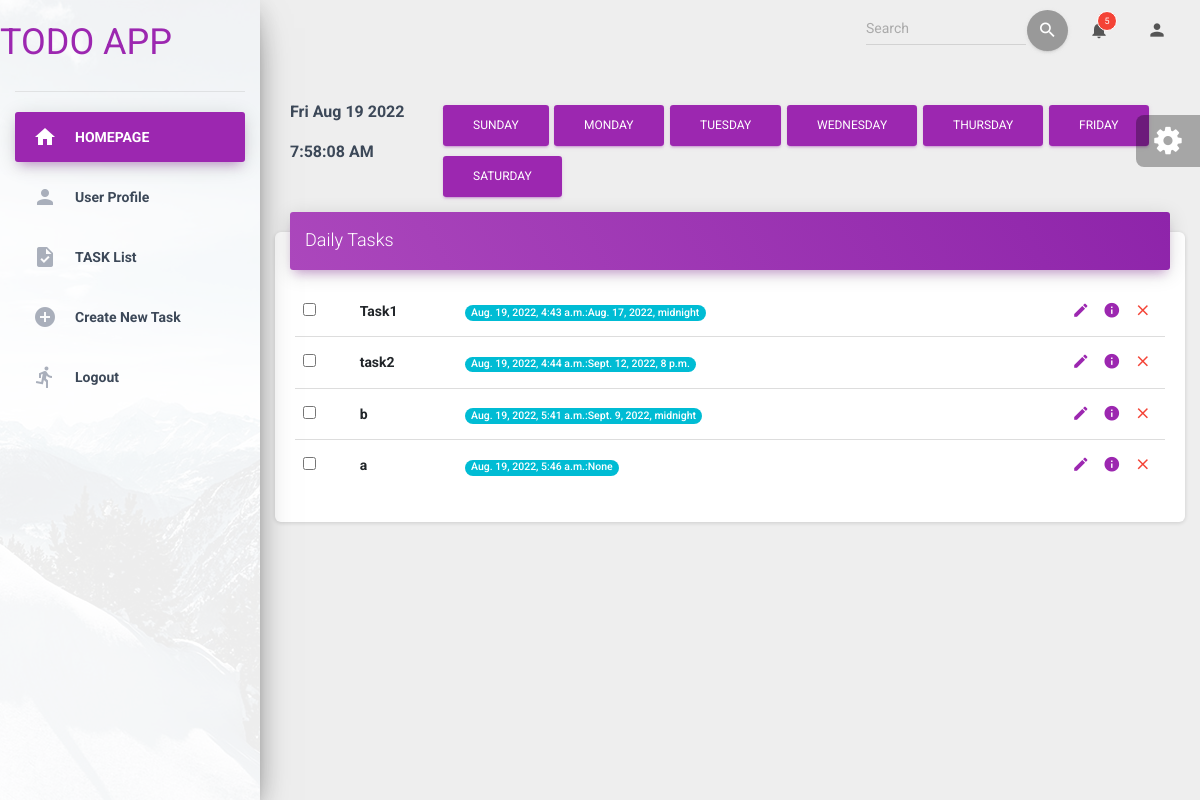
The page / (signed in) on the database as committed earlier.
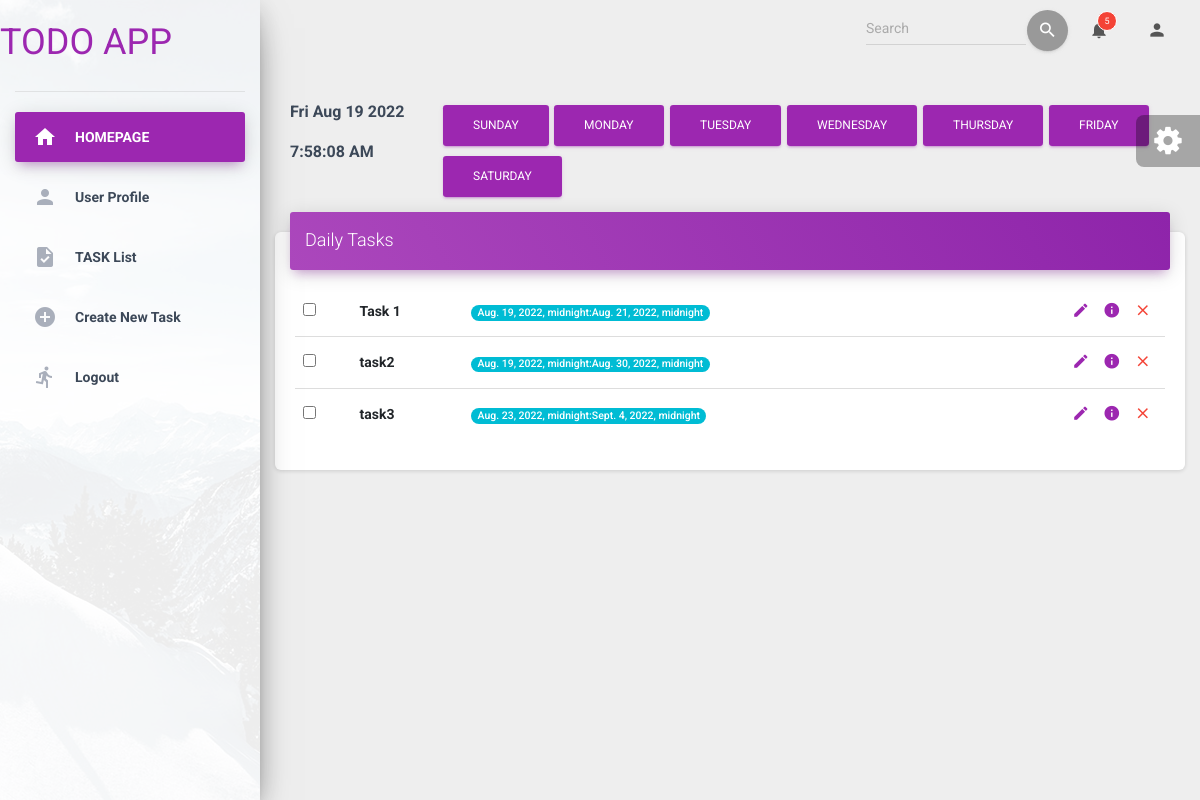
The same page on the database as committed later.
### apps/home/models.py (models this page shows, shortened)
class Task(models.Model): #id otomatik oluşuyor
    PRIORITY = (
        ('Low','low'),
        ('Medium','medium'),
        ('High','high'),
    )
    user = models.ForeignKey(User,null=True,blank=True, on_delete=models.CASCADE)
    title = models.CharField(max_length=200)
    description = models.TextField(null=True, blank=True)
    completed = models.BooleanField(default=False)
    priority = models.CharField( max_length=10, choices=PRIORITY)
    start_time = models.DateTimeField(default=timezone.now)
    end_time = models.DateTimeField(null=True, blank=True)
    class Meta:
        ordering=('start_time','end_time')

### apps/home/views.py (the view)
# urls.py: path('', views.index, name='home'),
@login_required(login_url="/login/")
def index(request):
    context = {'segment': 'index'}
    context["dataset"] = Task.objects.all()
    if request.method == "POST":
        form = TaskForm(request.POST)
        if form.is_valid():
            form.save()
        else:
            print("Error ", form.errors)
    context["form"] = TaskForm()
    html_template = loader.get_template('home/index.html')
    return HttpResponse(html_template.render(context, request,))

### apps/home/forms.py
class TaskForm(forms.ModelForm):
    class Meta:
        completed = forms.BooleanField()
        model = Task
        fields = "__all__"
        exclude = ("user",)
        widgets = {
            'priority': forms.Select(attrs={'class': 'form-control'}),
            'start_time': DateInput(),
            'end_time': DateInput(),
        }
        labels = {
            'title' : 'Title...',
            'description': 'Description... ',
            'priority': 'Select priority',
            'start_time': 'created date',
            'end_time': 'expiry date' ,
            'completed':'complete '
        }

### apps/templates/home/index.html (shortened to what this page needs)
{% extends "layouts/base.html" %}
{% load crispy_forms_tags %}
{% block content %}
<div class="row">
    <div class="col-sm-2">
        <div class="mt-0 text-sm text-[#8ea6c8] flex justify-between items-center">
            <p class="set_date">Thursday 28 May</p>
            <p class="set_time">8:00 AM</p>
        </div>
    </div>
    <div class="col-sm-10">
            <a class="btn btn-primary" data-toggle="collapse" href="#day_{{forloop.counter}}" role="button"
                aria-expanded="false" aria-controls="multiCollapseExample1">  Sunday</a>
              <a class="btn btn-primary" data-toggle="collapse" href="#day_{{forloop.counter}}" role="button"
                aria-expanded="false" aria-controls="multiCollapseExample1">  Monday</a>
              <a class="btn btn-primary" data-toggle="collapse" href="#day_{{forloop.counter}}" role="button"
                aria-expanded="false" aria-controls="multiCollapseExample1">  Tuesday</a>
              <a class="btn btn-primary" data-toggle="collapse" href="#day_{{forloop.counter}}" role="button"
                aria-expanded="false" aria-controls="multiCollapseExample1">  Wednesday</a>
              <a class="btn btn-primary" data-toggle="collapse" href="#day_{{forloop.counter}}" role="button"
                aria-expanded="false" aria-controls="multiCollapseExample1">  Thursday</a>
              <a class="btn btn-primary" data-toggle="collapse" href="#day_{{forloop.counter}}" role="button"
                aria-expanded="false" aria-controls="multiCollapseExample1">  Friday</a>
              <a class="btn btn-primary" data-toggle="collapse" href="#day_{{forloop.counter}}" role="button"
                aria-expanded="false" aria-controls="multiCollapseExample1">  Saturday</a>
        </div>
    </div>
</div>
<div class="row">
  <div class="col md-12">
    <div class='card'>
      <div class="card-header card-header-primary">
        <h4 class="card-title ">Daily Tasks</h4>
      </div>
    <div class='card-body'>
      <div class='table-responsive'>
        <table class='table table-hover'>
          <thead class=''>
            <tbody>
                {% for data in dataset %}
                <tr>
                  <td>
                    <input type="checkbox" name="task_check"{% if data.completed %} checked{% endif %}>
                  </td>
                  <td>{{data.title}}</td>
                  <td></div>
                    <span class="badge badge-pill badge-info ">{{data.start_time }}:{{data.end_time}}</span>
                  </div></td>
                  <td class="td-actions text-right">
                    <a type="button" rel="tooltip" title="Edit Task" class="btn btn-primary btn-link btn-sm" href="edit/{{ data.id }}"><i class="material-icons">edit</i></a></center>
                    <a type="button" rel="tooltip" title="Task detail" class="btn btn-primary btn-link btn-sm" href="detail/{{ data.id }}"><i class="material-icons">info</i></a></center>
                    <a type="button" rel="tooltip" title="Delete Task" class="btn btn-danger btn-link btn-sm" href="delete/{{ data.id }}"><i class="material-icons">close</i></a></center>
                  </td>
                {% endfor %}
      </div>
    </div>
{% endblock content %}

### apps/templates/layouts/base.html (shortened to what this page needs)
<!DOCTYPE html>
<html lang="en">
<head>
    <link rel="stylesheet" href="https://stackpath.bootstrapcdn.com/bootstrap/4.2.1/css/bootstrap.min.css">
    <link rel="stylesheet" href="https://cdnjs.cloudflare.com/ajax/libs/tempusdominus-bootstrap-4/5.1.2/css/tempusdominus-bootstrap-4.min.css" />
    <link rel="stylesheet" href="https://maxcdn.bootstrapcdn.com/font-awesome/latest/css/font-awesome.min.css">
    <link href="/static/assets/css/material-dashboard.css?v=2.1.2" rel="stylesheet" />
</head>
<body class="">
  <div class="wrapper ">
    {% include 'includes/sidebar.html' %}
    <div class="main-panel">
      {% include 'includes/navigation.html' %}
      <div class="content">
        <div class="container-fluid">
          {% block content %}{% endblock content %}
      {% include 'includes/footer.html' %}
  {% include 'includes/fixed-plugin.html' %}
</body>
</html>

### apps/templates/includes/sidebar.html (shortened to what this page needs)
    <div class="sidebar" data-color="purple" data-background-color="white" data-image="/static/assets/img/sidebar-1.jpg">
      <div class="logo">
        <h2 style='color:#9C27B0'><b>TODO APP<b></h2>
      </div>
      <div class="sidebar-wrapper">
        <ul class="nav">
        {% if request.user.is_authenticated %}
          <li class="nav-item {% if 'index' in segment %} active {% endif %}">
            <a class="nav-link" href="/">
              <i class="material-icons">home</i>
              <p>HOMEPAGE</p>
            </a>
          </li>
          <li class="nav-item {% if 'page-user' in segment %} active {% endif %}">
            <a class="nav-link" href="/page-user.html">
              <i class="material-icons">person</i>
              <p>User Profile</p>
            </a>
          </li>
          <li class="nav-item {% if 'task-list' in segment %} active {% endif %}">
            <a class="nav-link" href="/task-list.html">
              <i class="material-icons">task</i>
              <p>TASK List</p>
            </a>
          </li>
          <li class="nav-item {% if 'new-task' in segment %} active {% endif %}">
            <a class="nav-link" href="/new-task.html">
              <i class="material-icons">add_circle</i>
              <p>Create New Task</p>
            </a>
          </li>
          <li class="nav-item ">
            <a class="nav-link" href="{% url 'logout' %}" >
              <i class="material-icons">directions_run</i>
              <p>Logout</p>
            </a>
          </li>
        {% endif %}
        </ul>
      </div>
    </div>

### apps/templates/includes/navigation.html (shortened to what this page needs)
      <nav class="navbar navbar-expand-lg navbar-transparent navbar-absolute fixed-top ">
        <div class="container-fluid">
          <div class="collapse navbar-collapse justify-content-end">
          {% if request.user.is_authenticated %}
            <form action="{% url 'search' %}" method="get" class="d-flex">
                    <input class="form-control me-2" type="text" name="searched" placeholder="Search" aria-label="Search">
                    <button  type="submit" class="btn btn-just-icon btn-round">
                      <i class="material-icons">search</i>
                    </button>
                  </form>
            <ul class="navbar-nav">
              <li class="nav-item dropdown">
                <a class="nav-link" href="http://example.com" id="navbarDropdownMenuLink" data-toggle="dropdown" aria-haspopup="true" aria-expanded="false">
                  <i class="material-icons">notifications</i>
                  <span class="notification">5</span>
                </a>
              </li>
              <li class="nav-item dropdown">
                <a class="nav-link" href="#pablo" id="navbarDropdownProfile" data-toggle="dropdown" aria-haspopup="true" aria-expanded="false">
                  <i class="material-icons">person</i>
                </a>
              </li>
            </ul>
          {% endif %}
          </div>
        </div>
      </nav>

### apps/templates/includes/footer.html (shortened to what this page needs)
    <footer class="footer">
        <div class="container-fluid">
        </div>
    </footer>

### apps/templates/includes/fixed-plugin.html (shortened to what this page needs)
  <div class="fixed-plugin">
    <div class="dropdown show-dropdown">
      <a href="#" data-toggle="dropdown">
        <i class="fa fa-cog fa-2x"> </i>
      </a>
    </div>
  </div>

Rows that differ between the two databases and show on the page:
removed Task: title "Task1", start_time "Aug. 19, 2022, 4:43 a.m.", end_time "Aug. 17, 2022, midnight"
removed Task: title "task2", start_time "Aug. 19, 2022, 4:44 a.m.", end_time "Sept. 12, 2022, 8 p.m."
removed Task: title "b", start_time "Aug. 19, 2022, 5:41 a.m.", end_time "Sept. 9, 2022, midnight"
removed Task: title "a", start_time "Aug. 19, 2022, 5:46 a.m.", end_time "None"
added Task: title "Task 1", start_time "Aug. 19, 2022, midnight", end_time "Aug. 21, 2022, midnight"
added Task: title "task2", start_time "Aug. 19, 2022, midnight", end_time "Aug. 30, 2022, midnight"
added Task: title "task3", start_time "Aug. 23, 2022, midnight", end_time "Sept. 4, 2022, midnight"
